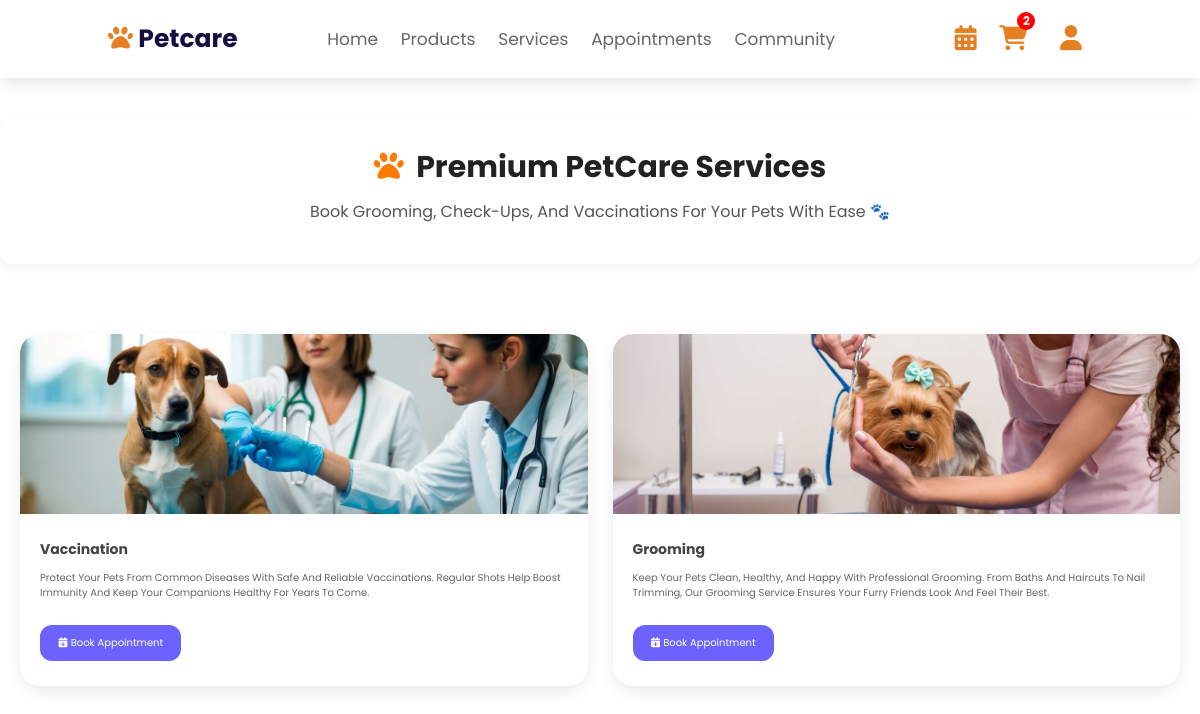
/services.php (signed in), run on the app's committed database.
### tables this page shows
CREATE TABLE `services` (
  `id` int(11) NOT NULL,
  `name` varchar(100) NOT NULL,
  `service_detail` text NOT NULL,
  `image` varchar(255) DEFAULT NULL,
  `status` enum('active','inactive') NOT NULL DEFAULT 'active',
  `created_at` timestamp NOT NULL DEFAULT current_timestamp()
);

### services.php (the view, shortened to what this page needs)
<?php
require_once 'components/auth.php';
$select_services = $conn->prepare("SELECT * FROM `services` WHERE status = 'active' ORDER BY id DESC");
$select_services->execute();
$services = $select_services->fetchAll(PDO::FETCH_ASSOC);
?>
<!DOCTYPE html>
<html lang="en">
<head>
  <link rel="stylesheet" href="assets/css/header.css">
  <link rel="stylesheet" href="assets/css/services.css?v=<?= time(); ?>">
  <link rel="stylesheet" href="https://cdnjs.cloudflare.com/ajax/libs/font-awesome/6.4.0/css/all.min.css">
</head>
<body>
    <?php include 'components/user_header.php'; ?>
    <div class="service-header">
      <h1><i class="fas fa-paw"></i> Premium PetCare Services</h1>
      <p>Book grooming, check-ups, and vaccinations for your pets with ease 🐾</p>
    </div>
    <section class="services-section">
      <div class="services-container">
          <?php if(count($services) > 0): ?>
              <?php foreach($services as $service): ?>
                  <div class="service-card">
                      <div class="card-image">
                          <img src="uploaded_files/<?= htmlspecialchars($service['image']); ?>" alt="<?= htmlspecialchars($service['name']); ?>">
                      </div>
                      <div class="card-content">
                          <h3><?= htmlspecialchars($service['name']); ?></h3>
                          <p><?= htmlspecialchars($service['service_detail']); ?></p>
                          <a href="appointment.php?service_id=<?= $service['id']; ?>" class="btn">
                              <i class="fas fa-calendar-plus"></i> Book Appointment
                          </a>
                      </div>
                  </div>
              <?php endforeach; ?>
          <?php else: ?>
              <p>No active services available.</p>
          <?php endif; ?>
      </div>
    </section>
</body>
</html>

### assets/css/header.css (style rules this page uses)
:root { --carrot-color: #e67e22; --black: #130f40; --white: #fff; --light-color: #666; --light-bg: #eee; --border: 0.2rem solid #130f40; --box-shadow: 0 0.5rem 1.5rem rgba(0, 0, 0, 0.1); }
* { font-family: "Poppins", sans-serif; margin: 0; padding: 0; box-sizing: border-box; outline: none; border: none; text-decoration: none; text-transform: capitalize; transition: 0.2s linear; }
html { font-size: 62.5%; overflow-x: hidden; scroll-behavior: smooth; scroll-padding-top: 4rem; }
section { padding: 5rem 9%; }
.btn { display: inline-block; margin-top: 1rem; padding: .8rem 2.8rem; border-radius: 5rem; border-top-left-radius: 0; border: var(--border); cursor: pointer; background: none; color: var(--black); font-size: 1.7rem; overflow: hidden; z-index: 0; position: relative; }
.btn::before { content: ''; position: absolute; top: 0; left: 0; height: 100%; width: 100%; background: var(--black); z-index: -1; transition: .3s linear; clip-path: circle(0% at 0% 5%); }

### assets/css/services.css (style rules this page uses)
.service-header { max-width: 1200px; margin: 12rem auto 3rem; text-align: center; padding: 2.5rem; background: #fff; border-radius: 12px; box-shadow: 0 4px 12px rgba(0,0,0,0.05); }
.service-header h1 { font-size: 3rem; color: #222; margin-bottom: 1rem; }
.service-header h1 i { color: #ff7a00; margin-right: .6rem; }
.service-header p { font-size: 1.6rem; color: #555; line-height: 1.5; margin-bottom: 1.5rem; }
.services-section { padding: 40px 20px; }
.services-container { display: grid; grid-template-columns: repeat(auto-fit, minmax(280px, 1fr)); gap: 25px; max-width: 1200px; margin: 0 auto; }
.service-card { background: #fff; border-radius: 20px; box-shadow: 0 6px 15px rgba(0,0,0,0.08); overflow: hidden; transition: transform 0.3s ease, box-shadow 0.3s ease; }
.service-card img { width: 100%; height: 180px; object-fit: cover; }
.card-content { padding: 20px; }
.card-content h3 { font-size: 1.4rem; color: #444; margin-bottom: 10px; }
.card-content p { font-size: 1rem; color: #666; margin-bottom: 15px; line-height: 1.5; }
.btn { display: inline-block; padding: 10px 18px; font-size: 1rem; background: #6c63ff; color: #fff; border: none; border-radius: 12px; cursor: pointer; transition: 0.3s ease; }

### data on the page
services: image (picture), name "Vaccination", service_detail "Protect Your Pets From Common Diseases With Safe And Reliable Vaccinations. Regular Shots Help Boost Immunity And Keep Your Companions Healthy For Years To Come."
services: image (picture), name "Grooming", service_detail "Keep Your Pets Clean, Healthy, And Happy With Professional Grooming. From Baths And Haircuts To Nail Trimming, Our Grooming Service Ensures Your Furry Friends Look And Feel Their Best."

### other printed values
$cart_count "2"
